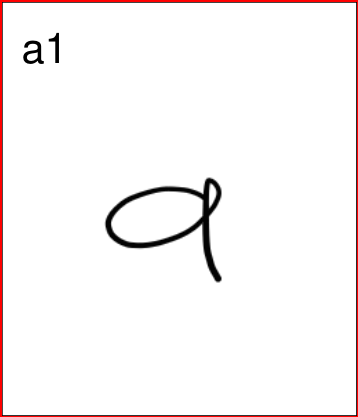
#> input picture images/a1.png, 358 x 417 px
$ python -i handwriting_renderer.py   (imports and definitions only)
#> lines starting #> are read from the running program, lines starting #| are printed output that depends on the picture; after the words box and inside, x2 and y2 are one past the last pixel; in counts of white or black regions, pixels touching at a corner belong together
from PIL import Image, ImageDraw
import cv2
import numpy as np
import string

def segment_characters(image_path):
    """
    Detect characters from a full-page handwriting sample.
    Assumes characters A-Z followed by 0-9 are written clearly (in any layout).
    """
#> called with image_path = '../images/a1.png'
    img = cv2.imread(image_path, cv2.IMREAD_GRAYSCALE)
#> img: shape (417, 358); min 0, max 255, mean 246.2
    _, thresh = cv2.threshold(img, 180, 255, cv2.THRESH_BINARY_INV)
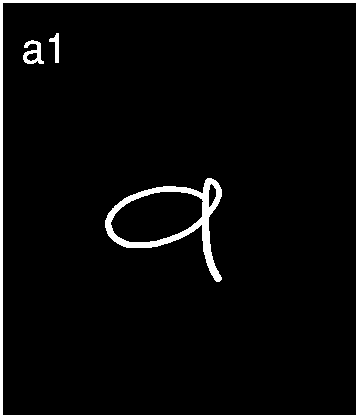
#> thresh: shape (417, 358); 4.4% white; 4 white regions, box (x1, y1, x2, y2) and area: (0, 0, 358, 417) 3850, (105, 178, 222, 282) 2291, (23, 40, 44, 64) 257, (49, 33, 59, 63) 142

    # Morphological operation to reduce noise
    kernel = cv2.getStructuringElement(cv2.MORPH_RECT, (3,3))
    thresh = cv2.morphologyEx(thresh, cv2.MORPH_CLOSE, kernel)
#> thresh: shape (417, 358); 4.4% white; 4 white regions, box (x1, y1, x2, y2) and area: (0, 0, 358, 417) 3850, (105, 178, 222, 282) 2301, (23, 40, 44, 64) 262, (49, 33, 59, 63) 142

    # Find contours of characters
    contours, _ = cv2.findContours(thresh, cv2.RETR_EXTERNAL, cv2.CHAIN_APPROX_SIMPLE)
#> contours = [[[0, 0], [0, 416], [357, 416], [357, 0]]]

    bounding_boxes = [cv2.boundingRect(c) for c in contours]
#> bounding_boxes = [(0, 0, 358, 417)]

    # Sort by rows then columns (top to bottom, then left to right)
    def sort_key(bbox):
        x, y, w, h = bbox
        return (y // 20) * 10000 + x  # rough row separation by y // 20

    sorted_boxes = sorted(bounding_boxes, key=sort_key)
#> sorted_boxes = [(0, 0, 358, 417)]

    expected_chars = string.ascii_uppercase + string.digits
    if len(sorted_boxes) < len(expected_chars):
        print("Warning: Fewer characters detected than expected.")

    characters = {}
    for i, box in enumerate(sorted_boxes[:len(expected_chars)]):
        x, y, w, h = box
        char_img = img[y:y+h, x:x+w]
        pil_char = Image.fromarray(255 - char_img)
        characters[expected_chars[i]] = pil_char
#> this loop made 1 pass
#> pass 1, in segment_characters, `pil_char = Image.fromarray(255 - char_img)`:
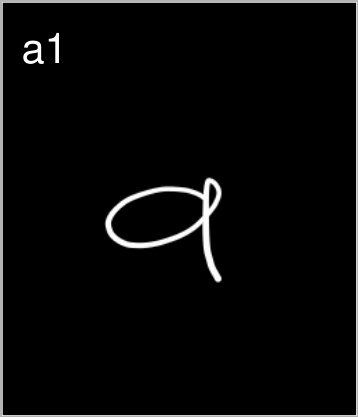
#> pil_char: PIL image 358x417 L; min 0, max 255, mean 8.8
#> after the loop, characters = 1 item

    return characters

def render_handwriting(sample_path, text, output_path):
    characters = segment_characters(sample_path)
    canvas = Image.new('L', (1200, 800), color=255)
    draw = ImageDraw.Draw(canvas)

    x, y = 20, 20
    for char in text.upper():
        if char == '\n':
            y += 60
            x = 20
            continue
        elif char == ' ':
            x += 25
            continue
        elif char not in characters:
            continue

        ch_img = characters[char]
        canvas.paste(ch_img, (x, y))
        x += ch_img.width + 10

        if x > 1000:
            y += 60
            x = 20

    canvas.save(output_path)

>>> result = segment_characters('../images/a1.png')
#> result = 1 item

$ run again, on images/a2.png
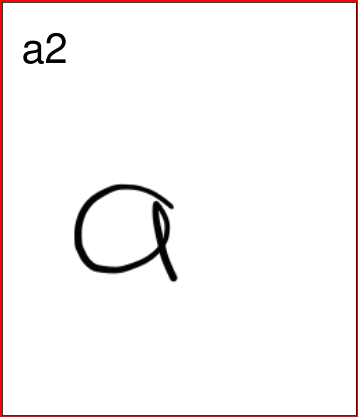
#> input picture images/a2.png, 358 x 417 px
#> in segment_characters, `_, thresh = cv2.threshold(img, 180, 255, cv2.THRESH_BINARY_INV)`:
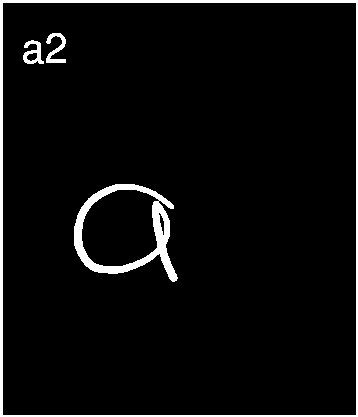
#> thresh: shape (417, 358); 4.6% white; 4 white regions, box (x1, y1, x2, y2) and area: (0, 0, 358, 417) 3850, (74, 184, 178, 282) 2507, (46, 33, 66, 63) 274, (23, 40, 44, 64) 257
#> contours = [[[0, 0], [0, 416], [357, 416], [357, 0]]]
#> bounding_boxes = [(0, 0, 358, 417)]
#> the loop in segment_characters, `for i, box in enumerate(sorted_boxes[:len(expected_chars)]):` made 1 pass
#> pass 1, in segment_characters, `pil_char = Image.fromarray(255 - char_img)`:
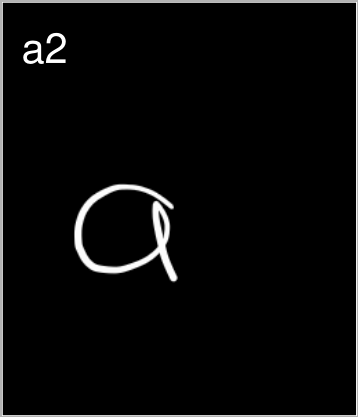
#> pil_char: PIL image 358x417 L; min 0, max 255, mean 9.5
#> after the loop in segment_characters, `for i, box in enumerate(sorted_boxes[:len(expected_chars)]):`: characters = 1 item

$ run again, on images/a3.png
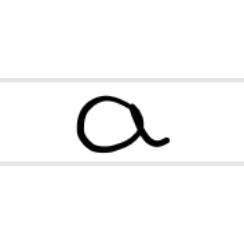
#> input picture images/a3.png, 244 x 244 px
#> in segment_characters, img is the input picture: shape (244, 244); min 1, max 255, mean 248.4
#> in segment_characters, `_, thresh = cv2.threshold(img, 180, 255, cv2.THRESH_BINARY_INV)`:
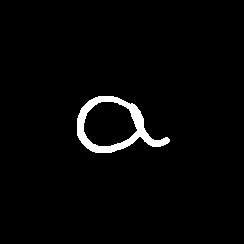
#> thresh: shape (244, 244); 2.5% white; 1 white region, box (x1, y1, x2, y2) and area: (77, 96, 170, 153) 1500
#> contours = 1 contour; box (x1, y1, x2, y2) and area: (77, 96, 170, 153) 3164
#> bounding_boxes = [(77, 96, 93, 57)]
#> the loop in segment_characters, `for i, box in enumerate(sorted_boxes[:len(expected_chars)]):` made 1 pass
#> pass 1, in segment_characters, `pil_char = Image.fromarray(255 - char_img)`:
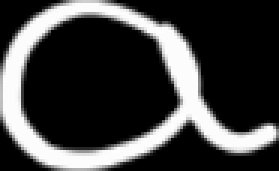
#> pil_char: PIL image 93x57 L (shown 3 times larger); min 0, max 254, mean 63.8
#> after the loop in segment_characters, `for i, box in enumerate(sorted_boxes[:len(expected_chars)]):`: characters = 1 item
